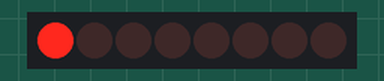
Recording of a sketch running on a simulated Arduino Uno, built with avr-gcc and run on an emulated ATmega328P. Parts: 8 shift-register outputs drawn as a row of LEDs (first output left, lit = HIGH). Wiring (inferred from the names in the program): shift register (74HC595): data pin 11; shift clock pin 13; latch pin 9. Wiring (inferred from the signals the program sends): row of LEDs: on Q0, Q1, Q2, Q3, Q4, Q5, Q6, Q7.

Above: at 0.2 s.
At 1.2 s:
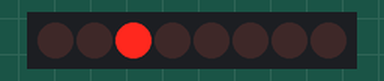
At 1.7 s:
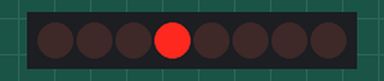
At 2.2 s:
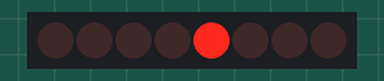
At 3.2 s:
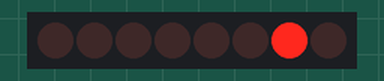
At 4.7 s:
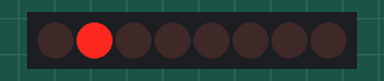
Timing chart, 0 to 5.2 s (numbered marks = the images above):
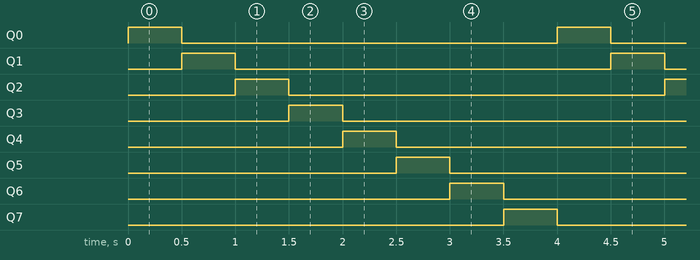

Measured:
- by itself, Q0–7: alternates HIGH for 0.50 s and LOW for 3.5 s
- by itself, everything shown: repeats every 4.0 s, in 8 steps

The sketch:

WithoutSpi.ino
```cpp
//**************************************************************//
//  Name    : shiftOutCode, Hello World
//  Author  : Carlyn Maw,Tom Igoe, David A. Mellis
//  Date    : 25 Oct, 2006
//  Modified: 23 Mar 2010
//  Version : 2.0
//  Notes   : Code for using a 74HC595 Shift Register           //
//          : to count from 0 to 255
//****************************************************************

//Pin connected to ST_CP of 74HC595
int latchPin = 9; // GREEN
//Pin connected to SH_CP of 74HC595
int clockPin = 13; // YELLOW
////Pin connected to DS of 74HC595
int dataPin = 11; // BLUE


void setup() {
  //set pins to output so you can control the shift register
  pinMode(latchPin, OUTPUT);
  pinMode(clockPin, OUTPUT);
  pinMode(dataPin, OUTPUT);
}

void loop() {
  // count from 0 to 255 and display the number
  // on the LEDs
  for (int numberToDisplay = 1; numberToDisplay < 256; ) {
    // take the latchPin low so
    // the LEDs don't change while you're sending in bits:
    digitalWrite(latchPin, LOW);
    // shift out the bits:
    shiftOut(dataPin, clockPin, MSBFIRST, numberToDisplay);

    //take the latch pin high so the LEDs will light up:
    digitalWrite(latchPin, HIGH);
    // pause before next value:
    delay(500);

    numberToDisplay = numberToDisplay<<1;
  }
}
```
